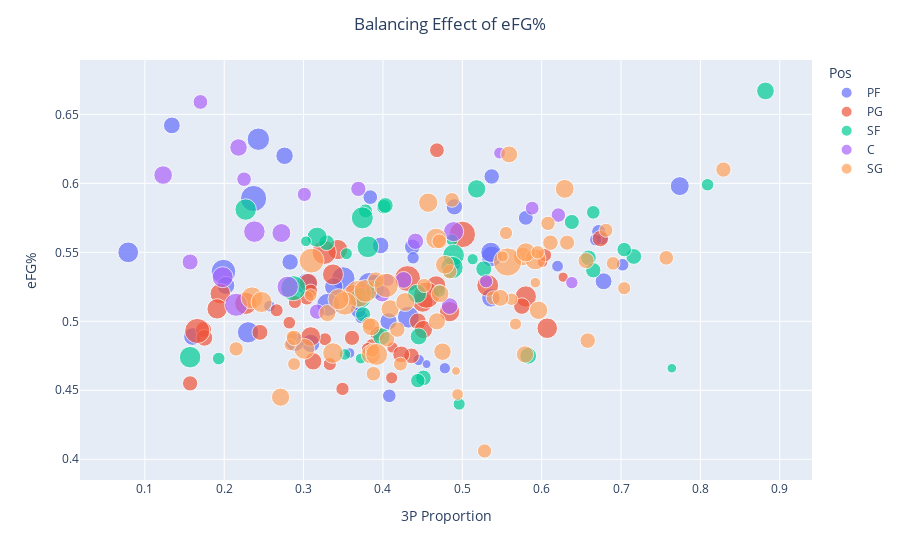

The cell this chart's notebook holds for it:
### Markdown cell above
Here's a similar plot, illustrating a different metric, eFG%, rather than FG% (eFG% multiplies 3P FG% by 1.5, to account for the fact that 3 points is 1.5x as valuable as 2 points). Notice how the top scorers (the larger points) are located mostly in the upper center area of the plot. This emphasizes their versatility when it comes to scoring  and shows us why they are the star players of the league - they can be effective all around the court, setting them apart from other sets of players like 3-point specialists, relatively unskilled big men,  and the like. But more on different sets of players later...

### Code cell
fig = px.scatter(df_3P_shooters, x = '3P Proportion', y = 'eFG%', hover_data = [df_3P_shooters.index], size = 'PTS', color = 'Pos')
fig.update_layout(title_text = "Balancing Effect of eFG%", title_x = 0.5)
fig.show();

### Figure 1 — Plotly figure (JSON) as saved in the notebook; plotly's stock layout.template omitted (floating-point values rounded to 4 significant figures)
{"data": [{"customdata": [["Aaron Gordon"], ["Anthony Davis"], ["Brandon Clarke"], ["Brandon Ingram"], ["Cameron Johnson"], ["Carmelo Anthony"], ["Christian Wood"], ["Danilo Gallinari"], ["Dario Šarić"], ["Darius Bazley"], ["Domantas Sabonis"], ["Dorian Finney-Smith"], ["Doug McDermott"], ["Draymond Green"], ["Dāvis Bertāns"], ["Eric Paschall"], ["Ersan İlyasova"], ["Giannis Antetokounmpo"], ["Grant Williams"], ["Harrison Barnes"], ["JaMychal Green"], ["Jayson Tatum"], ["Jerami Grant"], ["John Collins"], ["Julius Randle"], ["Justin Jackson"], ["Kevin Love"], ["Kristaps Porziņģis"], ["Kyle Anderson"], ["Kyle Kuzma"], ["Lauri Markkanen"], ["Mario Hezonja"], ["Michael Porter Jr."], ["Mike Scott"], ["Nemanja Bjelica"], ["Omari Spellman"], ["P.J. Tucker"], ["P.J. Washington"], ["Pascal Siakam"], ["Paul Millsap"], ["Robert Covington"], ["Royce O'Neale"], ["Rudy Gay"], ["Rui Hachimura"], ["Thaddeus Young"], ["Tobias Harris"], ["Trey Lyles"]], "hovertemplate": "Pos=PF<br>3P Proportion=%{x}<br>eFG%=%{y}<br>PTS=%{marker.size}<br>Player=%{customdata[0]}<extra></extra>", "legendgroup": "PF", "marker": {"color": "#636efa", "size": [14.4, 26.1, 12.1, 23.8, 8.8, 15.4, 13.1, 18.7, 10.7, 5.6, 18.5, 9.5, 10.3, 8, 15.4, 14, 6.6, 29.5, 3.4, 14.5, 6.8, 23.4, 12, 21.6, 19.5, 5.5, 17.6, 20.4, 5.8, 12.8, 14.7, 4.8, 9.3, 6, 11.5, 7.6, 6.9, 12.2, 22.9, 11.6, 12.27, 6.3, 10.8, 13.5, 10.3, 19.6, 6.4], "sizemode": "area", "sizeref": 0.08575, "symbol": "circle"}, "mode": "markers", "name": "PF", "orientation": "v", "showlegend": true, "type": "scatter", "x": [0.309, 0.199, 0.134, 0.35, 0.672, 0.289, 0.276, 0.537, 0.437, 0.445, 0.079, 0.58, 0.537, 0.408, 0.774, 0.202, 0.438, 0.237, 0.455, 0.338, 0.676, 0.383, 0.397, 0.243, 0.23, 0.478, 0.536, 0.432, 0.257, 0.407, 0.536, 0.358, 0.384, 0.62, 0.49, 0.373, 0.702, 0.39, 0.331, 0.283, 0.678, 0.668, 0.369, 0.16, 0.369, 0.304, 0.49], "xaxis": "x", "y": [0.484, 0.536, 0.642, 0.531, 0.565, 0.485, 0.62, 0.547, 0.554, 0.472, 0.55, 0.575, 0.605, 0.446, 0.598, 0.526, 0.546, 0.589, 0.469, 0.525, 0.56, 0.527, 0.555, 0.632, 0.492, 0.466, 0.55, 0.503, 0.511, 0.5, 0.517, 0.477, 0.59, 0.54, 0.583, 0.503, 0.541, 0.528, 0.512, 0.543, 0.529, 0.559, 0.508, 0.489, 0.513, 0.527, 0.541], "yaxis": "y"}, {"customdata": [["Aaron Holiday"], ["Alex Caruso"], ["Brad Wanamaker"], ["Chris Paul"], ["Cory Joseph"], ["D.J. Augustin"], ["Damian Lillard"], ["Darius Garland"], ["De'Aaron Fox"], ["De'Anthony Melton"], ["Dejounte Murray"], ["Dennis Schröder"], ["Derrick Rose"], ["Devonte' Graham"], ["Elfrid Payton"], ["Emmanuel Mudiay"], ["Eric Bledsoe"], ["Frank Ntilikina"], ["Fred VanVleet"], ["George Hill"], ["Goran Dragić"], ["Isaiah Thomas"], ["Ish Smith"], ["Ja Morant"], ["Jalen Brunson"], ["Jamal Murray"], ["Jevon Carter"], ["Kemba Walker"], ["Kris Dunn"], ["Ky Bowman"], ["Kyle Lowry"], ["LeBron James"], ["Lonzo Ball"], ["Luka Dončić"], ["Malcolm Brogdon"], ["Markelle Fultz"], ["Mike Conley"], ["Monte Morris"], ["Patrick Beverley"], ["Patty Mills"], ["Rajon Rondo"], ["Ricky Rubio"], ["Russell Westbrook"], ["Ryan Arcidiacono"], ["Terry Rozier"], ["Tomáš Satoranský"], ["Trae Young"], ["Tyus Jones"]], "hovertemplate": "Pos=PG<br>3P Proportion=%{x}<br>eFG%=%{y}<br>PTS=%{marker.size}<br>Player=%{customdata[0]}<extra></extra>", "legendgroup": "PG", "marker": {"color": "#EF553B", "size": [9.5, 5.5, 6.9, 17.6, 6.4, 10.5, 30, 12.3, 21.1, 7.6, 10.9, 18.9, 18.1, 18.2, 10, 7.3, 14.9, 6.3, 17.6, 9.4, 16.2, 12.2, 10.9, 17.8, 8.2, 18.5, 4.9, 20.4, 7.3, 7.4, 19.4, 25.3, 11.8, 28.8, 16.5, 12.1, 14.4, 9, 7.9, 11.6, 7.1, 13, 27.2, 4.5, 18, 9.9, 29.6, 7.4], "sizemode": "area", "sizeref": 0.08575, "symbol": "circle"}, "mode": "markers", "name": "PG", "orientation": "v", "showlegend": true, "type": "scatter", "x": [0.393, 0.412, 0.282, 0.343, 0.386, 0.436, 0.5, 0.423, 0.227, 0.349, 0.174, 0.337, 0.195, 0.607, 0.157, 0.266, 0.306, 0.411, 0.484, 0.468, 0.467, 0.444, 0.245, 0.191, 0.309, 0.362, 0.601, 0.532, 0.327, 0.333, 0.58, 0.326, 0.575, 0.431, 0.309, 0.175, 0.451, 0.304, 0.604, 0.674, 0.381, 0.312, 0.166, 0.627, 0.45, 0.361, 0.455, 0.289], "xaxis": "x", "y": [0.491, 0.481, 0.499, 0.552, 0.483, 0.475, 0.563, 0.476, 0.513, 0.451, 0.494, 0.534, 0.52, 0.495, 0.455, 0.508, 0.528, 0.459, 0.507, 0.624, 0.526, 0.5, 0.492, 0.509, 0.522, 0.519, 0.543, 0.526, 0.487, 0.469, 0.518, 0.55, 0.511, 0.531, 0.489, 0.488, 0.494, 0.517, 0.548, 0.56, 0.48, 0.471, 0.493, 0.532, 0.514, 0.488, 0.519, 0.514], "yaxis": "y"}, {"customdata": [["Abdel Nader"], ["Bojan Bogdanović"], ["Cam Reddish"], ["Cedi Osman"], ["Cody Martin"], ["Danuel House"], ["De'Andre Hunter"], ["Derrick Jones Jr."], ["Duncan Robinson"], ["Glenn Robinson III"], ["Gordon Hayward"], ["Hamidou Diallo"], ["Isaac Bonga"], ["Jae Crowder"], ["James Ennis"], ["Jaylen Brown"], ["Jimmy Butler"], ["Joe Harris"], ["Joe Ingles"], ["Josh Hart"], ["Kawhi Leonard"], ["Kelly Oubre Jr."], ["Kent Bazemore"], ["Kevin Knox"], ["Kevin Porter Jr."], ["Khris Middleton"], ["Kyle Korver"], ["Marcus Morris"], ["Maurice Harkless"], ["Mikal Bridges"], ["Miles Bridges"], ["OG Anunoby"], ["Paul George"], ["Sviatoslav Mykhailiuk"], ["T.J. Warren"], ["Taurean Prince"], ["Terrance Ferguson"], ["Tony Snell"], ["Torrey Craig"], ["Wesley Iwundu"], ["Will Barton"]], "hovertemplate": "Pos=SF<br>3P Proportion=%{x}<br>eFG%=%{y}<br>PTS=%{marker.size}<br>Player=%{customdata[0]}<extra></extra>", "legendgroup": "SF", "marker": {"color": "#00cc96", "size": [6.3, 20.2, 10.5, 11, 5, 10.5, 12.3, 8.5, 13.5, 10.77, 17.5, 6.9, 5, 10.77, 6.967, 20.3, 19.9, 14.5, 9.8, 10.1, 27.1, 18.7, 9, 6.4, 10, 20.9, 6.7, 15.47, 6.033, 9.1, 13, 10.6, 21.5, 9, 19.8, 12.1, 3.9, 8, 5.4, 5.8, 15.1], "sizemode": "area", "sizeref": 0.08575, "symbol": "circle"}, "mode": "markers", "name": "SF", "orientation": "v", "showlegend": true, "type": "scatter", "x": [0.487, 0.489, 0.451, 0.527, 0.372, 0.659, 0.445, 0.378, 0.882, 0.329, 0.317, 0.193, 0.303, 0.716, 0.471, 0.381, 0.157, 0.518, 0.638, 0.665, 0.287, 0.372, 0.444, 0.496, 0.375, 0.374, 0.809, 0.443, 0.354, 0.401, 0.398, 0.403, 0.487, 0.704, 0.227, 0.583, 0.764, 0.665, 0.513, 0.352, 0.39], "xaxis": "x", "y": [0.559, 0.548, 0.459, 0.538, 0.473, 0.546, 0.489, 0.58, 0.667, 0.557, 0.561, 0.473, 0.558, 0.547, 0.522, 0.554, 0.474, 0.596, 0.572, 0.537, 0.524, 0.517, 0.457, 0.44, 0.505, 0.575, 0.599, 0.52, 0.549, 0.583, 0.489, 0.584, 0.539, 0.552, 0.581, 0.475, 0.466, 0.579, 0.545, 0.476, 0.523], "yaxis": "y"}, {"customdata": [["Al Horford"], ["Aron Baynes"], ["Bobby Portis"], ["Brook Lopez"], ["Cody Zeller"], ["Daniel Theis"], ["Dwight Powell"], ["Gorgui Dieng"], ["Jaren Jackson Jr."], ["Joel Embiid"], ["Jonas Valančiūnas"], ["Kelly Olynyk"], ["LaMarcus Aldridge"], ["Larry Nance Jr."], ["Marc Gasol"], ["Maxi Kleber"], ["Meyers Leonard"], ["Moritz Wagner"], ["Myles Turner"], ["Nicolò Melli"], ["Nikola Jokić"], ["Nikola Vučević"], ["Serge Ibaka"], ["Thomas Bryant"]], "hovertemplate": "Pos=C<br>3P Proportion=%{x}<br>eFG%=%{y}<br>PTS=%{marker.size}<br>Player=%{customdata[0]}<extra></extra>", "legendgroup": "C", "marker": {"color": "#ab63fa", "size": [11.9, 11.5, 10.1, 12, 11.1, 9.2, 9.4, 7.333, 17.4, 23, 14.9, 8.2, 18.9, 10.1, 7.5, 9.1, 6.1, 8.7, 12.1, 6.6, 19.9, 19.6, 15.4, 13.2], "sizemode": "area", "sizeref": 0.08575, "symbol": "circle"}, "mode": "markers", "name": "C", "orientation": "v", "showlegend": true, "type": "scatter", "x": [0.399, 0.441, 0.317, 0.484, 0.157, 0.225, 0.17, 0.406, 0.489, 0.215, 0.123, 0.588, 0.198, 0.369, 0.53, 0.621, 0.547, 0.301, 0.426, 0.638, 0.238, 0.28, 0.272, 0.218], "xaxis": "x", "y": [0.52, 0.558, 0.507, 0.511, 0.543, 0.603, 0.659, 0.53, 0.565, 0.512, 0.606, 0.582, 0.532, 0.596, 0.529, 0.577, 0.622, 0.592, 0.53, 0.528, 0.565, 0.525, 0.564, 0.626], "yaxis": "y"}, {"customdata": [["Alec Burks"], ["Anfernee Simons"], ["Austin Rivers"], ["Avery Bradley"], ["Ben McLemore"], ["Bogdan Bogdanović"], ["Bradley Beal"], ["Bruce Brown"], ["Bryn Forbes"], ["Buddy Hield"], ["CJ McCollum"], ["Caris LeVert"], ["Coby White"], ["Collin Sexton"], ["Damion Lee"], ["Damyean Dotson"], ["Danny Green"], ["DeAndre' Bembry"], ["Delon Wright"], ["Derrick White"], ["Devin Booker"], ["Dillon Brooks"], ["Donovan Mitchell"], ["Donte DiVincenzo"], ["E'Twaun Moore"], ["Evan Fournier"], ["Furkan Korkmaz"], ["Garrett Temple"], ["Gary Harris"], ["Gary Trent Jr."], ["J.J. Redick"], ["James Harden"], ["Jarrett Culver"], ["Jeremy Lamb"], ["Jerome Robinson"], ["Jordan Clarkson"], ["Jordan Poole"], ["Josh Okogie"], ["Josh Richardson"], ["Jrue Holiday"], ["Justin Holiday"], ["Kendrick Nunn"], ["Kentavious Caldwell-Pope"], ["Kevin Huerter"], ["Landry Shamet"], ["Langston Galloway"], ["Lonnie Walker"], ["Lou Williams"], ["Malik Monk"], ["Marco Belinelli"], ["Marcus Smart"], ["Matisse Thybulle"], ["Michael Carter-Williams"], ["Norman Powell"], ["Pat Connaughton"], ["RJ Barrett"], ["Rodney McGruder"], ["Seth Curry"], ["Shai Gilgeous-Alexander"], ["Shake Milton"], ["Spencer Dinwiddie"], ["Terence Davis"], ["Terrence Ross"], ["Tim Hardaway Jr."], ["Timothé Luwawu-Cabarrot"], ["Troy Brown Jr."], ["Tyler Herro"], ["Wesley Matthews"], ["Zach LaVine"]], "hovertemplate": "Pos=SG<br>3P Proportion=%{x}<br>eFG%=%{y}<br>PTS=%{marker.size}<br>Player=%{customdata[0]}<extra></extra>", "legendgroup": "SG", "marker": {"color": "#FFA15A", "size": [14.43, 8.3, 8.8, 8.6, 10.1, 15.1, 30.5, 8.9, 11.2, 19.2, 22.2, 18.7, 13.2, 20.8, 12.7, 6.7, 8, 5.8, 6.9, 11.3, 26.6, 16.2, 24, 9.2, 8.3, 18.5, 9.8, 10.3, 10.4, 8.9, 15.3, 34.3, 9.2, 12.5, 5.8, 15.13, 8.8, 8.6, 13.7, 19.1, 8.3, 15.3, 9.3, 12.2, 9.3, 10.3, 6.4, 18.2, 10.3, 6.3, 12.9, 4.7, 7.2, 16, 5.4, 14.3, 3.3, 12.4, 19, 9.4, 20.6, 7.5, 14.7, 15.8, 7.8, 10.4, 13.5, 7.4, 25.5], "sizemode": "area", "sizeref": 0.08575, "symbol": "circle"}, "mode": "markers", "name": "SG", "orientation": "v", "showlegend": true, "type": "scatter", "x": [0.409, 0.422, 0.539, 0.452, 0.829, 0.576, 0.369, 0.215, 0.656, 0.592, 0.378, 0.301, 0.475, 0.235, 0.468, 0.562, 0.69, 0.285, 0.309, 0.391, 0.31, 0.385, 0.352, 0.484, 0.382, 0.467, 0.632, 0.658, 0.405, 0.608, 0.629, 0.557, 0.388, 0.33, 0.494, 0.478, 0.528, 0.387, 0.385, 0.344, 0.681, 0.428, 0.471, 0.548, 0.757, 0.611, 0.283, 0.337, 0.418, 0.567, 0.579, 0.592, 0.288, 0.457, 0.551, 0.271, 0.492, 0.559, 0.247, 0.487, 0.392, 0.555, 0.596, 0.58, 0.595, 0.288, 0.472, 0.704, 0.404], "xaxis": "x", "y": [0.509, 0.469, 0.517, 0.526, 0.61, 0.547, 0.52, 0.48, 0.544, 0.545, 0.522, 0.48, 0.478, 0.517, 0.5, 0.516, 0.542, 0.489, 0.519, 0.53, 0.544, 0.476, 0.513, 0.536, 0.498, 0.56, 0.557, 0.486, 0.487, 0.571, 0.596, 0.543, 0.462, 0.506, 0.447, 0.541, 0.406, 0.479, 0.496, 0.516, 0.566, 0.514, 0.558, 0.517, 0.546, 0.557, 0.483, 0.477, 0.494, 0.498, 0.476, 0.528, 0.469, 0.586, 0.547, 0.445, 0.464, 0.621, 0.514, 0.588, 0.476, 0.564, 0.508, 0.55, 0.55, 0.488, 0.52, 0.524, 0.526], "yaxis": "y"}], "layout": {"legend": {"itemsizing": "constant", "title": {"text": "Pos"}, "tracegroupgap": 0}, "margin": {"t": 60}, "title": {"text": "Balancing Effect of eFG%", "x": 0.5}, "xaxis": {"anchor": "y", "domain": [0, 1], "title": {"text": "3P Proportion"}}, "yaxis": {"anchor": "x", "domain": [0, 1], "title": {"text": "eFG%"}}}}
